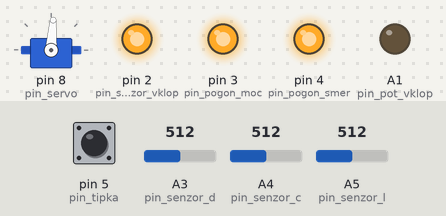
Bench run of a sketch on a simulated Arduino Uno, built with avr-gcc and run on an emulated ATmega328P. Parts: servo, output pins drawn as LEDs (lit = HIGH). The test bench sets the inputs (shaded band); at power-on: pin 5 (pin_tipka) HIGH, A3 (pin_senzor_d) = 512, A5 (pin_senzor_l) = 512, A4 (pin_senzor_c) = 512. What the sketch prints to the serial monitor is not drawn.

Above: at 1.2 s.
1.3 s: pin 5 (pin_tipka) pulled LOW for 0.15 s
At 2.5 s:
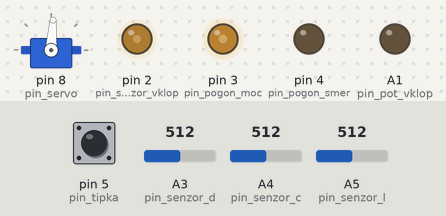
2.9 s: A3 (pin_senzor_d) set to 306
At 3.4 s:
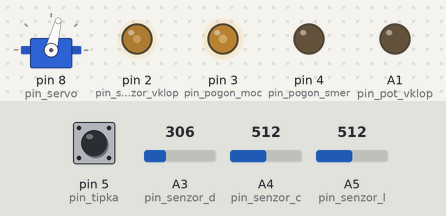
4.4 s: A5 (pin_senzor_l) set to 359
5.9 s: A5 (pin_senzor_l) set to 350
At 7.2 s:
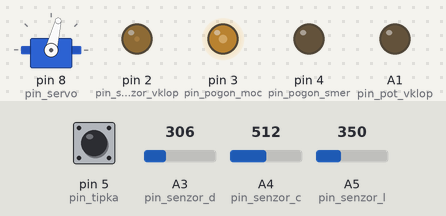
8.9 s: pin 5 (pin_tipka) pulled LOW for 1 s
At 10.91 s:
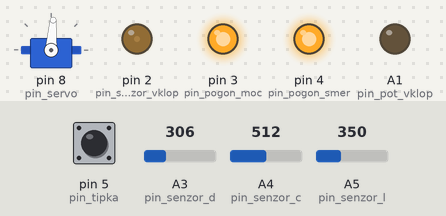
11.4 s: pin 5 (pin_tipka) pulled LOW for 3.2 s
At 12.6 s:
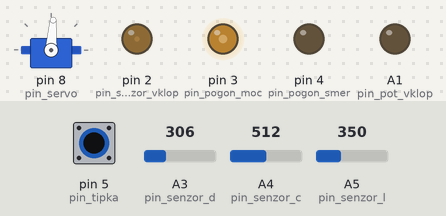
Timing chart, 0 to 14.9 s (numbered marks = the images above; inputs shaded):
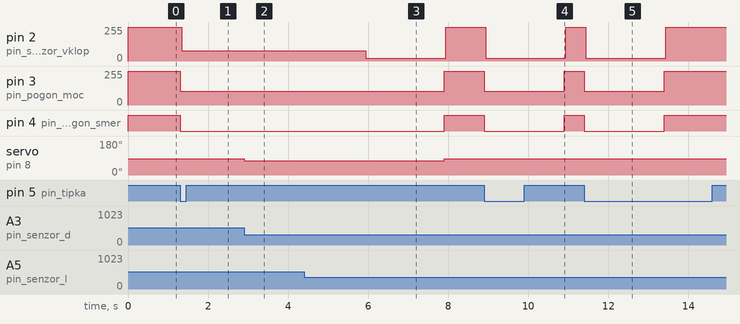

The sketch:

vozPoCrti_v1.ino
```cpp
/******************************************************/
int pin_tipka = 5;          // digitalni vhod, s pullup uporom
int pin_servo = 8;          // digitalni izhod, servo PWM
int pin_pot_vklop = A1;     // digitalni izhod, vklop potenciometra
int pin_pot_vrednost = A0;  // analogni vhod, vrednost pot. 0...1023
int pin_pogon_smer = 4;     // digitalni izhod, smer voznje, naprej/nazaj
int pin_pogon_moc = 3;      // digitalni izhod, hitrost voznje, PWM
int pin_senzor_vklop = 2;   // digitalni izhod, senz. vklopimo z 0
int pin_senzor_d = A3;      // analogni vhod, 0 -> je odboj (bela), 1023 -> ni odboja (črna)
int pin_senzor_c = A4;
int pin_senzor_l = A5;

// vrednosti za servo (omejimo, da ne zabija in vleče preveč toka)
#define SERVO_MIN 65	//desno
#define SERVO_NUL 86	//center
#define SERVO_MAX 118	//levo

#include <Servo.h>  	// knjižnica za nadzor servo motorjev
Servo servoSmer; 		  // objekt servoSmer vsebuje funkcije za nadzor

/******************************************************/
/******************************************************/
uint32_t beriPotenciometer() {	     // vrne vrednost 0...1023
  digitalWrite(pin_pot_vklop, 1);	   // vklopi pot.
  uint32_t pot = analogRead(pin_pot_vrednost);
  digitalWrite(pin_pot_vklop, 0);	   // izklopi pot.
  return pot;
}

/******************************************************/
/* globalne spr.
  		velika vrednost => črna podlaga, oz. ni odboja (prevelika razdalja)
  		majhna vrednost => bela podlaga, veliko odboja
*/
uint32_t senzor_l, senzor_c, senzor_d;				//trenutne vrednosti
void beriSenzorje() {
  digitalWrite(pin_senzor_vklop, 0);	        // vklopi senzorje, aktivna 0
  delayMicroseconds(30);

  senzor_l = analogRead(pin_senzor_l);
  senzor_c = analogRead(pin_senzor_c);
  senzor_d = analogRead(pin_senzor_d);

  digitalWrite(pin_senzor_vklop, 1);	        // izklopi senzorje, aktivna 0
}


/******************************************************/
/* Zazna spremembo pina, torej pritisk */
int32_t tipka_prej = 1;
int32_t beriTipko() {
  int32_t tipka_zdaj = digitalRead(pin_tipka);
  int32_t izhod = 0;
  if (tipka_zdaj == 0 && tipka_prej == 1) {
    izhod = 1;
  }
  tipka_prej = tipka_zdaj;
  return izhod;
}

/******************************************************/
void nastaviSmer(int32_t smer) { // -100 (polno levo) ... 0 (center) ... 100 (polno desno)
  smer = min(max(smer, -100), 100);	// popravi, če slučajno ni prava vrednost
  if (smer < 0) {
    smer = map(smer, -100, 0, SERVO_MAX, SERVO_NUL);
  }
  else {
    smer = map(smer, 0, 100, SERVO_NUL, SERVO_MIN);
  }
  servoSmer.write(smer);
}


void nastaviHitrost(int32_t hitrost) {
  /* hitrost: -100 (polno nazaj)... 0 (stop) ... 100 (polno naprej) */
  hitrost = min(max(hitrost, -100), 100);	// popravi, če slučajno ni prava vrednost

  if (hitrost == 0) {	// stop
    digitalWrite(pin_pogon_smer, 1);
    OCR2B = 100;
  }
  else if (hitrost < 0) {	// nazaj
    digitalWrite(pin_pogon_smer, 1);
    OCR2B = 100 - abs(hitrost);
  }
  else {	// naprej
    digitalWrite(pin_pogon_smer, 0);
    OCR2B = abs(hitrost);	// nastavi PWM out
  }
}

void nastaviPWM() {
  /* UNO (atmega328p)
   		timer2: 8 bitni števec
   		omogoča PWM izhod na pinih 3 (kanal B) in 11 (kanalA)

   	vklopi izhodni kanal B
   	izberi "fast PWM" način : top = OCR2A, duty = OCR2B
   	nastavi delilnik na 8_ f_timer = 16MHz/8 = 2MHz
   	OCR2A določa frekvenco: f_B = f_timer / OCR2A = 2MHz/100 = 20 kHz
   	OCR2B določa obratovalni cikel oz. duty cykle: duty = OCR2B/OCR2A
  */
  OCR2B = 50;
  OCR2A = 100;
  TCCR2A = 0x23;
  TCCR2B = 0x0A;
}

void setup() {
  // put your setup code here, to run once:
  pinMode(pin_tipka, INPUT_PULLUP);
  pinMode(pin_servo, OUTPUT);
  pinMode(pin_pot_vklop, OUTPUT);
  pinMode(pin_pot_vrednost, INPUT);
  pinMode(pin_pogon_smer, OUTPUT);
  pinMode(pin_pogon_moc, OUTPUT);
  pinMode(pin_senzor_vklop, OUTPUT);
  pinMode(pin_senzor_d, INPUT);
  pinMode(pin_senzor_c, INPUT);
  pinMode(pin_senzor_l, INPUT);

  /******************************************/
  digitalWrite(pin_servo, 0);
  digitalWrite(pin_pot_vklop, 0);
  digitalWrite(pin_pogon_smer, 0);
  digitalWrite(pin_pogon_moc, 0);
  digitalWrite(pin_senzor_vklop, 1);  // senzorje izklopimo z 1 (5V)

  /*******************************************/

  Serial.begin(9600);
  Serial.println("Pametni avtomobili.");

  /********************************************/
  servoSmer.attach(pin_servo);  // attach funkcija določi pin za servo
  servoSmer.write(SERVO_NUL);
  nastaviPWM();
  nastaviHitrost(0);
}


int prag = 350;
int stanje = 0;
uint32_t zgubljen = 0;
void loop() {
  int tipka = beriTipko();

  if (stanje == 0) {
    nastaviHitrost(0);
    nastaviSmer(0);
    zgubljen = 0;
    if (tipka == 1) {
      stanje = 1;
    }
  }
  else if (stanje == 1) {
    beriSenzorje();
    if (senzor_l > prag && senzor_c < prag && senzor_d < prag) {
      nastaviSmer(100);
      zgubljen = 0;
    }
    else if (senzor_l < prag && senzor_c < prag && senzor_d > prag) {
      nastaviSmer(-100);
      zgubljen = 0;
    }
    else if (senzor_l > prag && senzor_c > prag && senzor_d < prag) {
      nastaviSmer(50);
      zgubljen = 0;
    }
    else if (senzor_l < prag && senzor_c > prag && senzor_d > prag) {
      nastaviSmer(-50);
      zgubljen = 0;
    }
    else if (senzor_l > prag && senzor_c > prag && senzor_d > prag) {
      nastaviSmer(0);
      zgubljen = 0;
    }
    else if (senzor_l > prag && senzor_c < prag && senzor_d > prag) {
      nastaviSmer(50);
      zgubljen = 0;
    }
    else {
      if (zgubljen == 0) {
        zgubljen = millis();
      }
      else{
        if(millis() - zgubljen >= 2000){
          stanje = 0;
        }
      }
    }

    nastaviHitrost(40);

    if (tipka == 1) {
      stanje = 0;
    }
  }


}
```

Measured:
- the behaviour switches between 351 and 350 on A5 (pin_senzor_l) (found by bisection; images 2 and 3)
- after the input at 1.3 s, pin 2 (pin_senzor_vklop): 255/255 → 78/255 at once; pin 3 (pin_pogon_moc): 255/255 → 102/255 at once; pin 4 (pin_pogon_smer): HIGH → LOW at once
- after the input at 2.9 s, servo on pin 8 (pin_servo): 86° → 76° at once
- after the input at 4.4 s, every drawn part: stays the same
- after the input at 5.9 s, pin 2 (pin_senzor_vklop): 78/255 → 20/255 at once, → 255/255 2.0 s later; pin 3 (pin_pogon_moc): 102/255 → 255/255 after 2.0 s; pin 4 (pin_pogon_smer): LOW → HIGH after 2.0 s; servo on pin 8 (pin_servo): 76° → 86° after 2.0 s
- after the input at 8.9 s, pin 2 (pin_senzor_vklop): 255/255 → 20/255 at once, → 255/255 2.0 s later; pin 3 (pin_pogon_moc): 255/255 → 102/255 at once, → 255/255 2.0 s later; pin 4 (pin_pogon_smer): HIGH → LOW at once, → HIGH 2.0 s later
- after the input at 11.4 s, pin 2 (pin_senzor_vklop): 255/255 → 20/255 at once, → 255/255 2.0 s later; pin 3 (pin_pogon_moc): 255/255 → 102/255 at once, → 255/255 2.0 s later; pin 4 (pin_pogon_smer): HIGH → LOW at once, → HIGH 2.0 s later
